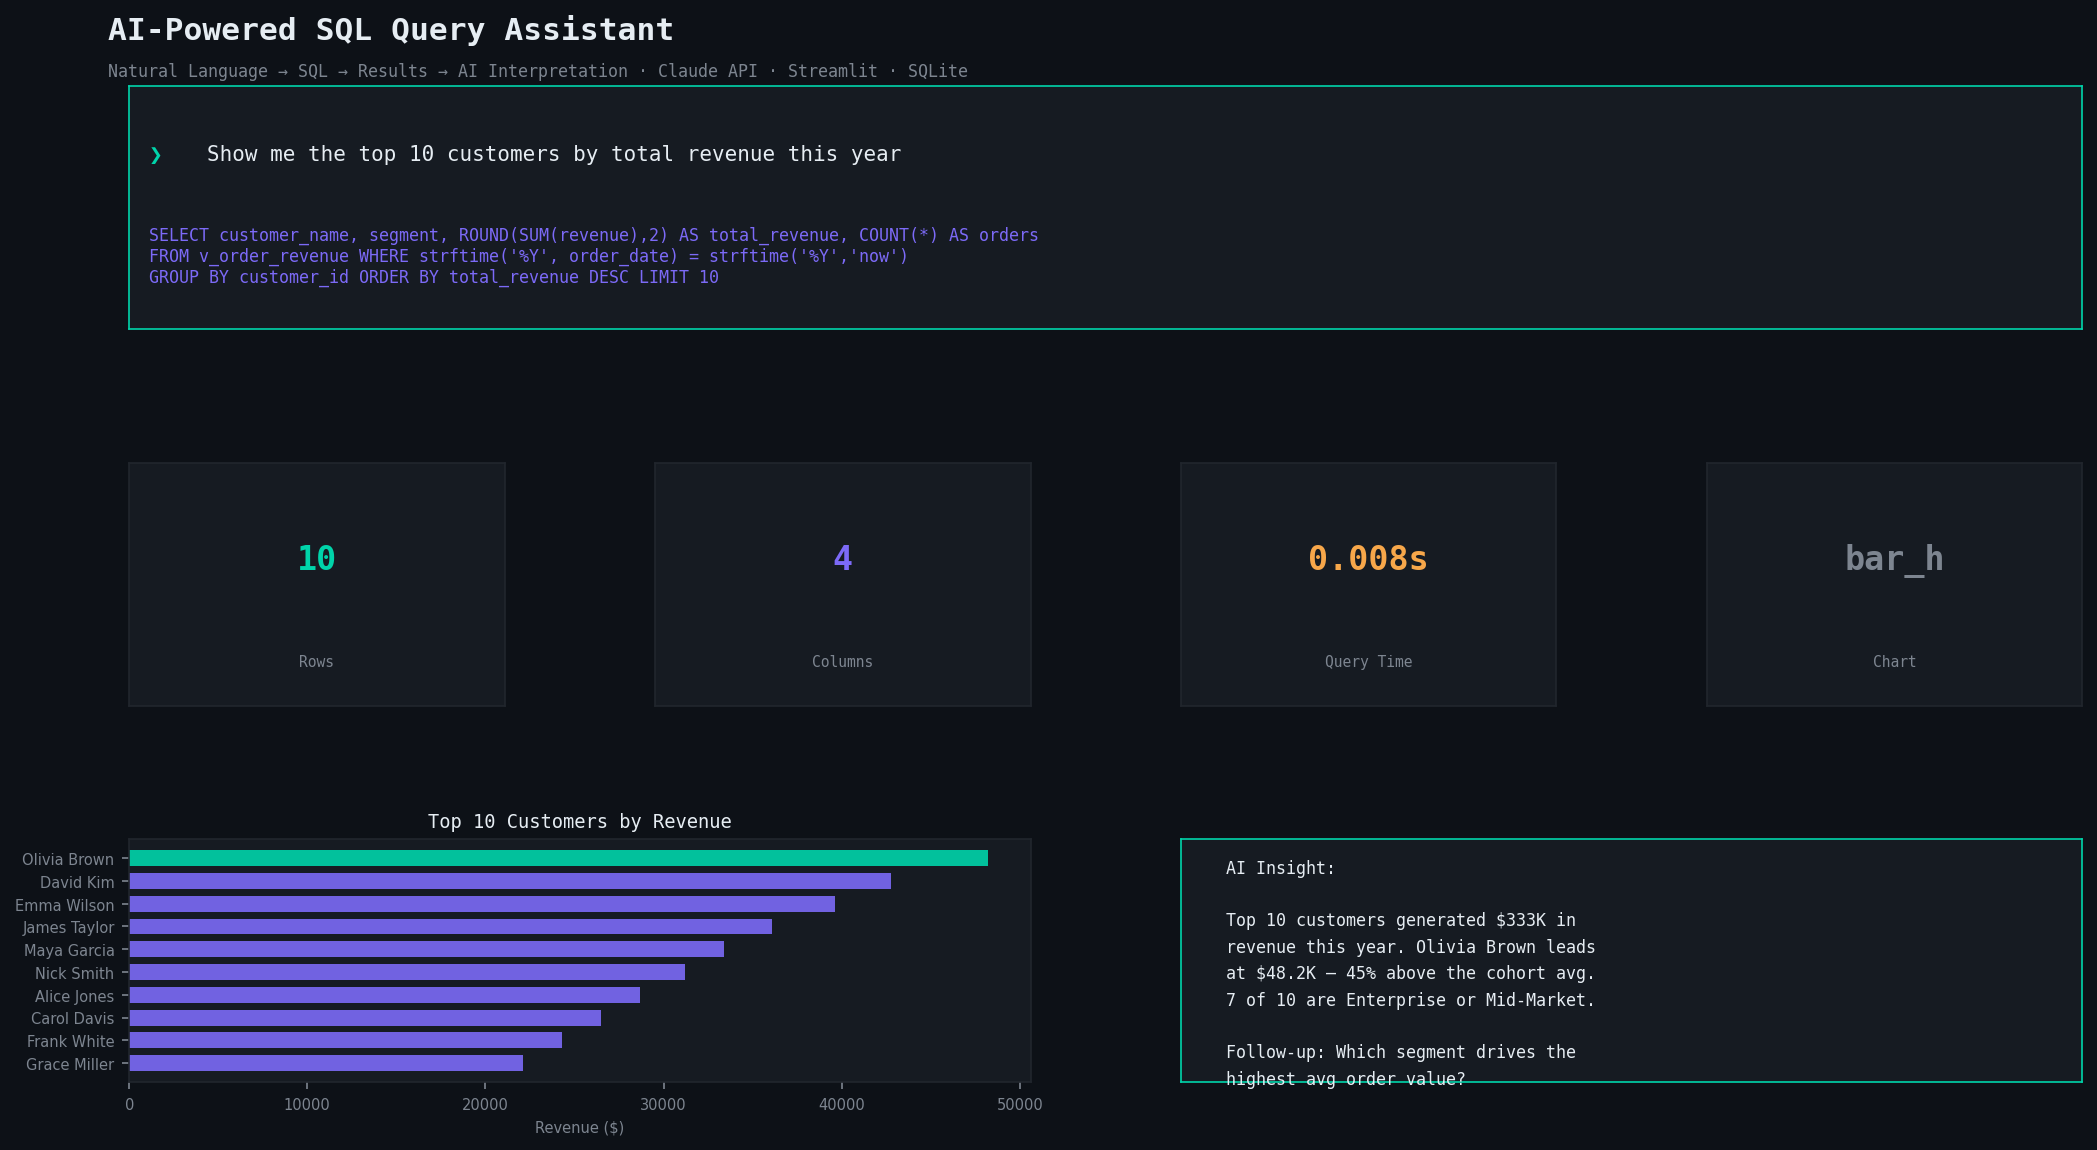

Here is the Python script that generated this plot:
"""
preview.py — generates repo preview image for AI SQL Query Assistant
"""
import matplotlib
matplotlib.use('Agg')
import matplotlib.pyplot as plt
import matplotlib.gridspec as gridspec
import numpy as np

BG=  "#0d1117"; SURFACE="#161b22"; BORDER="#21262d"
ACCENT="#00d4aa"; PURPLE="#7c6af7"; ORANGE="#f7a74a"
RED="#ff6b6b"; TEXT="#e6edf3"; MUTED="#7d8590"

fig = plt.figure(figsize=(14, 8), facecolor=BG)
gs  = gridspec.GridSpec(3, 4, figure=fig, hspace=0.55, wspace=0.4,
                        top=0.90, bottom=0.07, left=0.04, right=0.97)

fig.text(0.03, 0.96, "AI-Powered SQL Query Assistant",
         color=TEXT, fontsize=15, fontweight="bold", va="top", fontfamily="monospace")
fig.text(0.03, 0.92, "Natural Language → SQL → Results → AI Interpretation · Claude API · Streamlit · SQLite",
         color=MUTED, fontsize=8, va="top", fontfamily="monospace")

# ── Terminal/query box simulation ─────────────────────────────────────────────
ax_term = fig.add_subplot(gs[0, :])
ax_term.set_facecolor(SURFACE)
for sp in ax_term.spines.values(): sp.set_edgecolor(ACCENT)
ax_term.set_xticks([]); ax_term.set_yticks([])
ax_term.text(0.01, 0.72, "❯  ", transform=ax_term.transAxes,
             color=ACCENT, fontsize=11, fontfamily="monospace", va="center")
ax_term.text(0.04, 0.72, "Show me the top 10 customers by total revenue this year",
             transform=ax_term.transAxes,
             color=TEXT, fontsize=10, fontfamily="monospace", va="center")
ax_term.text(0.01, 0.30,
             "SELECT customer_name, segment, ROUND(SUM(revenue),2) AS total_revenue, COUNT(*) AS orders\n"
             "FROM v_order_revenue WHERE strftime('%Y', order_date) = strftime('%Y','now')\n"
             "GROUP BY customer_id ORDER BY total_revenue DESC LIMIT 10",
             transform=ax_term.transAxes,
             color=PURPLE, fontsize=8, fontfamily="monospace", va="center")

# ── KPI row ───────────────────────────────────────────────────────────────────
kpis = [("10", "Rows", ACCENT), ("4", "Columns", PURPLE),
        ("0.008s", "Query Time", ORANGE), ("bar_h", "Chart", MUTED)]
for i, (v, l, c) in enumerate(kpis):
    ax = fig.add_subplot(gs[1, i])
    ax.set_facecolor(SURFACE)
    for sp in ax.spines.values(): sp.set_edgecolor(BORDER)
    ax.set_xticks([]); ax.set_yticks([])
    ax.text(0.5, 0.60, v, transform=ax.transAxes, ha="center", va="center",
            color=c, fontsize=16, fontweight="bold", fontfamily="monospace")
    ax.text(0.5, 0.18, l, transform=ax.transAxes, ha="center", va="center",
            color=MUTED, fontsize=7, fontfamily="monospace")

# ── Horizontal bar — top customers ────────────────────────────────────────────
ax_bar = fig.add_subplot(gs[2, :2])
customers = ["Olivia Brown", "David Kim", "Emma Wilson", "James Taylor",
             "Maya Garcia", "Nick Smith", "Alice Jones", "Carol Davis",
             "Frank White", "Grace Miller"]
revenue   = [48200, 42800, 39600, 36100, 33400, 31200, 28700, 26500, 24300, 22100]
colors    = [ACCENT if i == 0 else PURPLE for i in range(10)]
ax_bar.barh(customers[::-1], revenue[::-1], color=colors[::-1], height=0.7, alpha=0.9)
ax_bar.set_facecolor(SURFACE)
ax_bar.tick_params(colors=MUTED, labelsize=7)
for sp in ax_bar.spines.values(): sp.set_edgecolor(BORDER)
ax_bar.set_title("Top 10 Customers by Revenue", color=TEXT, fontsize=9,
                 pad=6, fontfamily="monospace")
ax_bar.set_xlabel("Revenue ($)", color=MUTED, fontsize=7)

# ── AI Insight box ────────────────────────────────────────────────────────────
ax_ins = fig.add_subplot(gs[2, 2:])
ax_ins.set_facecolor(SURFACE)
for sp in ax_ins.spines.values(): sp.set_edgecolor(ACCENT)
ax_ins.set_xticks([]); ax_ins.set_yticks([])
insight = ("AI Insight:\n\n"
           "Top 10 customers generated $333K in\n"
           "revenue this year. Olivia Brown leads\n"
           "at $48.2K — 45% above the cohort avg.\n"
           "7 of 10 are Enterprise or Mid-Market.\n\n"
           "Follow-up: Which segment drives the\n"
           "highest avg order value?")
ax_ins.text(0.05, 0.92, insight, transform=ax_ins.transAxes,
            color=TEXT, fontsize=8, fontfamily="monospace",
            va="top", linespacing=1.6)

plt.savefig("preview.png", dpi=150, bbox_inches="tight", facecolor=BG, edgecolor="none")
plt.close()
print("Preview saved.")
